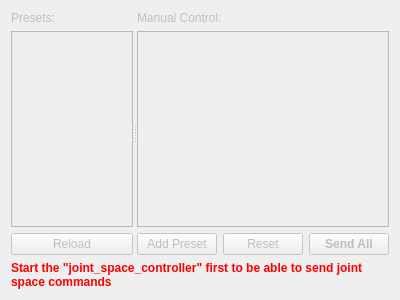
<?xml version="1.0" encoding="UTF-8"?>
<ui version="4.0">
 <class>position_control</class>
 <widget class="QWidget" name="position_control">
  <property name="enabled">
   <bool>false</bool>
  </property>
  <property name="geometry">
   <rect>
    <x>0</x>
    <y>0</y>
    <width>400</width>
    <height>300</height>
   </rect>
  </property>
  <property name="windowTitle">
   <string>Joint Position Control</string>
  </property>
  <layout class="QVBoxLayout" name="verticalLayout">
   <item>
    <widget class="QSplitter" name="splitter">
     <property name="sizePolicy">
      <sizepolicy hsizetype="Expanding" vsizetype="Expanding">
       <horstretch>0</horstretch>
       <verstretch>0</verstretch>
      </sizepolicy>
     </property>
     <property name="orientation">
      <enum>Qt::Horizontal</enum>
     </property>
     <widget class="QWidget" name="layoutWidget">
      <layout class="QVBoxLayout" name="verticalLayout_2">
       <item>
        <widget class="QLabel" name="label">
         <property name="font">
          <font>
           <weight>50</weight>
           <bold>false</bold>
          </font>
         </property>
         <property name="text">
          <string>Presets:</string>
         </property>
        </widget>
       </item>
       <item>
        <widget class="QListView" name="preset_view">
         <property name="font">
          <font>
           <weight>75</weight>
           <bold>true</bold>
          </font>
         </property>
         <property name="alternatingRowColors">
          <bool>true</bool>
         </property>
         <property name="selectionMode">
          <enum>QAbstractItemView::ExtendedSelection</enum>
         </property>
         <property name="selectionBehavior">
          <enum>QAbstractItemView::SelectRows</enum>
         </property>
         <property name="resizeMode">
          <enum>QListView::Adjust</enum>
         </property>
         <property name="uniformItemSizes">
          <bool>true</bool>
         </property>
        </widget>
       </item>
       <item>
        <widget class="QPushButton" name="reload">
         <property name="text">
          <string>Reload</string>
         </property>
        </widget>
       </item>
      </layout>
     </widget>
     <widget class="QWidget" name="layoutWidget_2">
      <layout class="QVBoxLayout" name="verticalLayout_5">
       <item>
        <widget class="QLabel" name="label_2">
         <property name="text">
          <string>Manual Control:</string>
         </property>
        </widget>
       </item>
       <item>
        <widget class="QListView" name="control_view">
         <property name="selectionMode">
          <enum>QAbstractItemView::NoSelection</enum>
         </property>
         <property name="resizeMode">
          <enum>QListView::Adjust</enum>
         </property>
         <property name="uniformItemSizes">
          <bool>true</bool>
         </property>
        </widget>
       </item>
       <item>
        <layout class="QHBoxLayout" name="horizontalLayout_2">
         <item>
          <widget class="QPushButton" name="add_preset">
           <property name="text">
            <string>Add Preset</string>
           </property>
          </widget>
         </item>
         <item>
          <widget class="QPushButton" name="reset">
           <property name="enabled">
            <bool>false</bool>
           </property>
           <property name="text">
            <string>Reset</string>
           </property>
          </widget>
         </item>
         <item>
          <widget class="QPushButton" name="send_all">
           <property name="font">
            <font>
             <weight>75</weight>
             <bold>true</bold>
            </font>
           </property>
           <property name="text">
            <string>Send All</string>
           </property>
          </widget>
         </item>
        </layout>
       </item>
      </layout>
     </widget>
    </widget>
   </item>
   <item>
    <widget class="QLabel" name="controller_missing">
     <property name="font">
      <font>
       <weight>75</weight>
       <bold>true</bold>
      </font>
     </property>
     <property name="styleSheet">
      <string notr="true">color: red</string>
     </property>
     <property name="text">
      <string>&lt;html&gt;&lt;head/&gt;&lt;body&gt;&lt;p&gt;Start the &amp;quot;joint_space_controller&amp;quot; first to be able to send joint space commands&lt;/p&gt;&lt;/body&gt;&lt;/html&gt;</string>
     </property>
     <property name="wordWrap">
      <bool>true</bool>
     </property>
    </widget>
   </item>
  </layout>
 </widget>
 <resources/>
 <connections/>
</ui>
